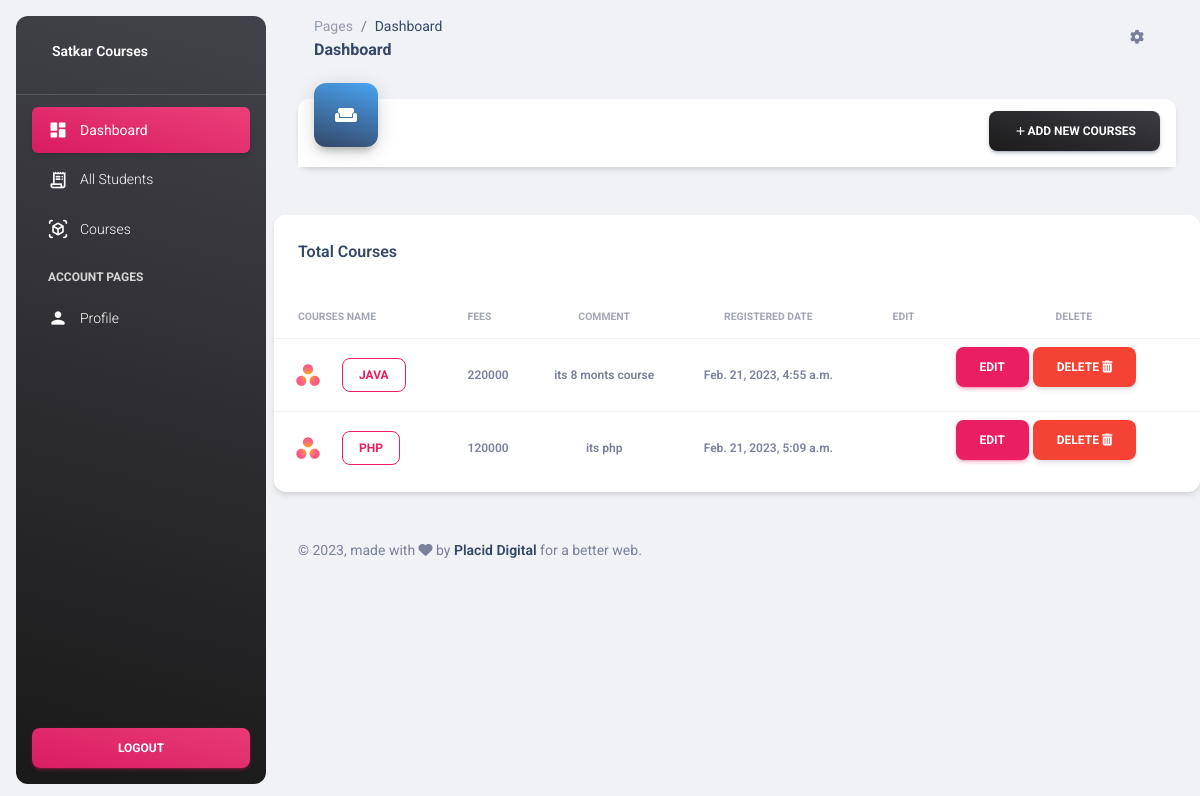
Before: /courses/ with the older database file.
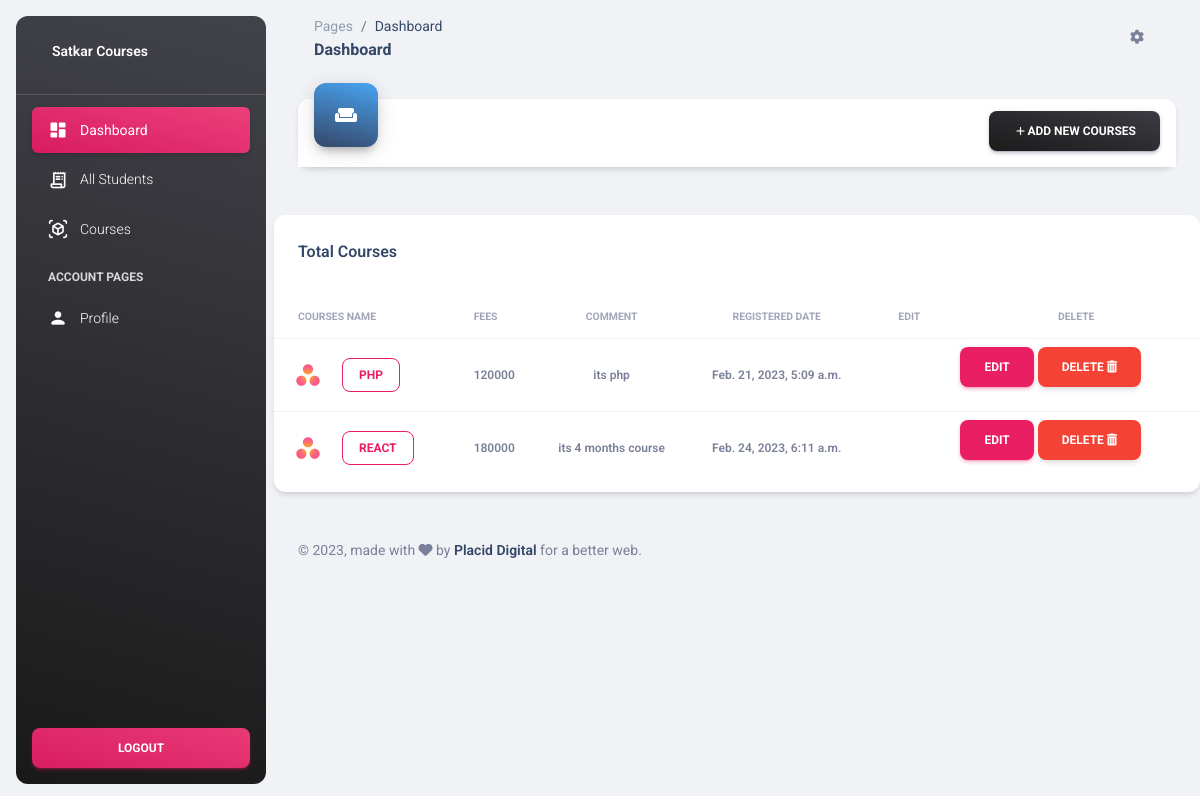
After: the same page with the newer database file.
### studmanagement/models.py (models this page shows)
class Addcourse(models.Model):
    course=models.CharField(max_length=100)
    fees=models.CharField(max_length=20000000)
    date=models.DateTimeField(auto_now_add=True)
    comment=models.CharField(max_length=100000000)

### studmanagement/views.py (the view)
# urls.py: path('courses/', views.courses),
def courses(request):
    data = Addcourse.objects.all()
    return render(request, 'courses.html', {'data': data})

### studmanagement/templates/courses.html (shortened to what this page needs)
 {% load static %}
<!DOCTYPE html>
<html lang="en">
<head>
  <link href="{% static 'css/nucleo-icons.css' %}" rel="stylesheet" />
  <link href="{% static 'css/nucleo-svg.css" rel="stylesheet' %}" />
  <link id="pagestyle" href="{% static 'css/material-dashboard.css' %}" rel="stylesheet" />
</head>
<body class="g-sidenav-show  bg-gray-200">
  <aside
    class="sidenav navbar navbar-vertical navbar-expand-xs border-0 border-radius-xl my-3 fixed-start ms-3   bg-gradient-dark"
    id="sidenav-main">
    <div class="sidenav-header">
      <a class="navbar-brand m-0" href=" " target="_blank">
        <span class="ms-1 font-weight-bold text-white">Satkar Courses</span>
      </a>
    </div>
    <hr class="horizontal light mt-0 mb-2">
    <div class="collapse navbar-collapse  w-auto  max-height-vh-100" id="sidenav-collapse-main">
      <ul class="navbar-nav">
        <li class="nav-item">
          <a class="nav-link text-white active bg-gradient-primary" href="/dashboard/">
            <div class="text-white text-center me-2 d-flex align-items-center justify-content-center">
              <i class="material-icons opacity-10">dashboard</i>
            </div>
            <span class="nav-link-text ms-1">Dashboard</span>
          </a>
        </li>
        <li class="nav-item">
          <a class="nav-link text-white " href="/viewstudents/">
            <div class="text-white text-center me-2 d-flex align-items-center justify-content-center">
              <i class="material-icons opacity-10">receipt_long</i>
            </div>
            <span class="nav-link-text ms-1">All Students</span>
          </a>
        </li>
        <li class="nav-item">
          <a class="nav-link text-white " href="/courses/">
            <div class="text-white text-center me-2 d-flex align-items-center justify-content-center">
              <i class="material-icons opacity-10">view_in_ar</i>
            </div>
            <span class="nav-link-text ms-1">Courses</span>
          </a>
        </li>
        <li class="nav-item mt-3">
          <h6 class="ps-4 ms-2 text-uppercase text-xs text-white font-weight-bolder opacity-8">Account pages</h6>
        </li>
        <li class="nav-item">
          <a class="nav-link text-white " href="/profile/">
            <div class="text-white text-center me-2 d-flex align-items-center justify-content-center">
              <i class="material-icons opacity-10">person</i>
            </div>
            <span class="nav-link-text ms-1">Profile</span>
          </a>
        </li>
      </ul>
    </div>
    <div class="sidenav-footer position-absolute w-100 bottom-0 ">
      <div class="mx-3">
        <a class="btn bg-gradient-primary mt-4 w-100" href="/" type="button">Logout</a>
      </div>
    </div>
  </aside>
  <main class="main-content position-relative max-height-vh-100 h-100 border-radius-lg ">
    <nav class="navbar navbar-main navbar-expand-lg px-0 mx-4 shadow-none border-radius-xl" id="navbarBlur"
      navbar-scroll="true">
      <div class="container-fluid py-1 px-3">
        <nav aria-label="breadcrumb">
          <ol class="breadcrumb bg-transparent mb-0 pb-0 pt-1 px-0 me-sm-6 me-5">
            <li class="breadcrumb-item text-sm"><a class="opacity-5 text-dark" href="javascript:;">Pages</a></li>
            <li class="breadcrumb-item text-sm text-dark active" aria-current="page">Dashboard</li>
          </ol>
          <h6 class="font-weight-bolder mb-0">Dashboard</h6>
        </nav>
        <div class="collapse navbar-collapse mt-sm-0 mt-2 me-md-0 me-sm-4" id="navbar">
          <ul class="navbar-nav  justify-content-end">
            <li class="nav-item px-3 d-flex align-items-center">
              <a href="javascript:;" class="nav-link text-body p-0">
                <i class="fa fa-cog fixed-plugin-button-nav cursor-pointer"></i>
              </a>
            </li>
          </ul>
        </div>
      </div>
    </nav>
    <div class="container-fluid py-4">
      <div class="row">
        <div class="col-xl-12 col-sm-6 mb-xl-0 mb-4">
          <div class="card">
            <div class="card-header p-3 pt-2">
              <div
                class="icon icon-lg icon-shape bg-gradient-info shadow-dark text-center border-radius-xl mt-n4 position-absolute">
                <i class="material-icons opacity-10">weekend</i>
              </div>
              <div class="text-end pt-1">
                <a class="btn bg-gradient-dark mb-0" href="javascript:;" data-bs-toggle="modal"
                  data-bs-target="#exampleModal"><i class="material-icons text-sm">add</i>Add New Courses</a>
              </div>
            </div>
            </div>
          </div>
        </div>
      </div>
      <div class="row mt-4 mb-4">
        <div class="col-lg-12 col-md-6 mb-md-0 mb-4">
          <div class="card">
            <div class="card-header pb-0">
              <div class="row">
                <div class="col-lg-6 col-7">
                  <h6>Total Courses</h6>
                </div>
              </div>
            </div>
            <div class="card-body px-0 pb-2">
              <div class="table-responsive">
                <table class="table align-items-center mb-0">
                  <thead>
                    <tr>
                      <th class="text-uppercase text-secondary text-xxs font-weight-bolder opacity-7">Courses Name</th>
                      <th class="text-uppercase text-secondary text-xxs font-weight-bolder opacity-7 ps-2">Fees
                      </th>
                      <th class="text-center text-uppercase text-secondary text-xxs font-weight-bolder opacity-7">
                        Comment</th>
                      <th class="text-center text-uppercase text-secondary text-xxs font-weight-bolder opacity-7">
                        Registered Date</th>
                        <th class="text-center text-uppercase text-secondary text-xxs font-weight-bolder opacity-7">
                          Edit</th>
                       <th class="text-center text-uppercase text-secondary text-xxs font-weight-bolder opacity-7">
                          Delete</th>
                    </tr>
                  </thead>
                  <tbody>
                    {% if data %}
                    {% for i in data %}
                    <tr>
                      <td>
                        <div class="d-flex px-2 py-1">
                          <div>
                            <img src="{% static '/img/small-logos/logo-asana.svg' %}" class="avatar avatar-sm me-3" alt="xd">
                          </div>
                          <div class="d-flex flex-column justify-content-center">
                            <a href="Courses_details.html" type="button"
                              class="btn btn-outline-primary btn-sm mb-0">{{i.course}}</a>
                          </div>
                        </div>
                      </td>
                      <td class="align-middle text-sm">
                        <span class="text-xs font-weight-bold">{{i.fees}}</span>
                      </td>
                      <td class="align-middle text-center text-sm">
                        <span class="text-xs font-weight-bold">{{i.comment}}</span>
                      </td>
                      <td class="text-center text-sm">
                        <span class="text-xs font-weight-bold">{{i.date}}</span>
                      </td>
                      <td>
                      <td><a href="/updateform/{{i.id}}/" id="edit" class="btn btn-primary">Edit</a>
                        <a href="{% url 'delete' i.pk %}" type="submit" id="edit" class="btn btn-danger shadow btn-xs sharp me-1"
                        data-bs-target="#delete" ... onclick="return confirm('Are you sure you want to delete this?') ">delete
                                                                                    <i class="fa fa-trash"></i>
                                                                                   </a>
                    </td>
                    </tr>
                    {% endfor %}
                    {% endif %}
                  </tbody>
                </table>
              </div>
            </div>
          </div>
        </div>
      </div>
      <footer class="footer py-4  ">
        <div class="container-fluid">
          <div class="row align-items-center justify-content-lg-between">
            <div class="col-lg-6 mb-lg-0 mb-4">
              <div class="copyright text-center text-sm text-muted text-lg-start">
                ©
                ,
                made with <i class="fa fa-heart"></i> by
                <a href="https://www.placiddigital.com" class="font-weight-bold" target="_blank">Placid Digital</a>
                for a better web.
              </div>
            </div>
          </div>
        </div>
      </footer>
  </main>
</body>
</html>

Changed rows visible on the page:
removed Addcourse: course "JAVA", fees "220000", comment "its 8 monts course", date "Feb. 21, 2023, 4:55 a.m."
added Addcourse: course "REACT", fees "180000", comment "its 4 months course", date "Feb. 24, 2023, 6:11 a.m."
